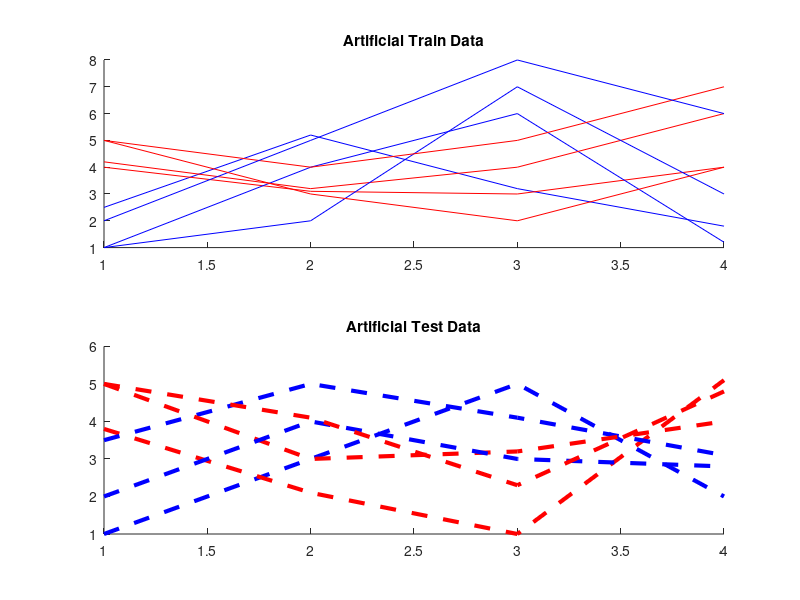
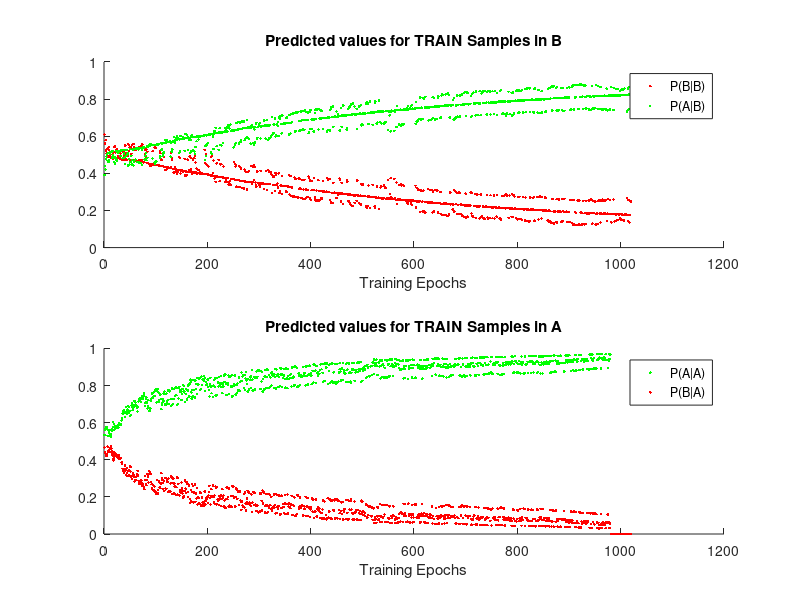
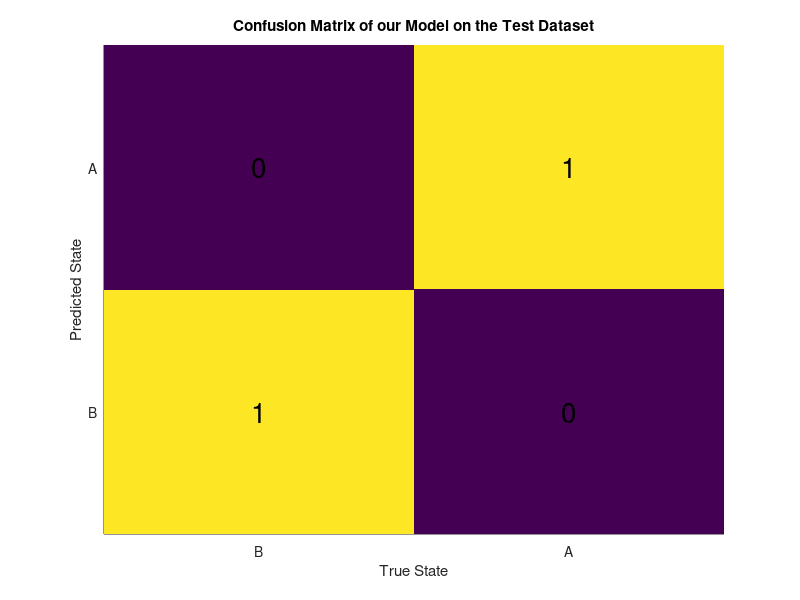

Write MATLAB code to recreate these figures, in order.
% THE ULTIMATE NEURAL NETWORK OPTIMZATION by Vlad
clear all

%% Hyperparameters

    %%% Architecture
NbClasses = 2; % Generally the same as the dim of last layer but not necessarily

%%%% GOOD ONES:
LayerDimensions = [4,3,2]; % From input layer to output layer (SHORTEST/SMALLEST to perfect work for artificial data)
LayerActivations = [0,1,2];

% LayerDimensions = [4,2,4,2]; % From input layer to output layer
% LayerActivations = [0,1,1,2];

% LayerDimensions = [4,3,2,3,2]; % From input layer to output layer (SMALLEST BOTTLENECK (2-node layer here) for perfect work for artificial data)
% LayerActivations = [0,1,1,1,2];
%%%%%%%%%%%
% LayerActivations::: 0 : No Activation / 1 : ReLU / 2 : Softmax / (3 : ELU to implement later)

    %%% Initialisation
wInitCoeff = 0.1; %(generally 1/order of max layer in base 10 is good, actually making different wInitCoeff foer different dimensions is good)

    %%% Learning
learnRate = 0.2;
NbEpochs = 2000; 


%% Initialisation

NbLayers = length(LayerDimensions);

[LayerList,WeightList,BiasList] = deal({});

for i = 1:NbLayers
    LayerList{i} = zeros(LayerDimensions(i),1);
end

for i = 1:NbLayers-1
   WeightList{i} =  (rand(LayerDimensions(i),LayerDimensions(i+1)) -0.5)*wInitCoeff; % Random Initial Weights
   BiasList{i} = ones(LayerDimensions(i+1),1);
end
% WeightList{1}; % Check

%% Data Pipeline
disp('START Loading Data ...')


%% Artificial Data INIT
TrainDataClass = {};
TestDataClass = {};

% insert Artificial data for maintenance (CONVEX vs CONCAVE)
a = [1,2,3];
TrainDataClass{1} = [[2.5,5.2,3.2,1.8];[1,4,6,1.2];[1,2,7,3];[2,5,8,6]]';
TrainDataClass{2} = [[4,3.1,3,4];[4.2,3.2,4,6];[5,4,5,7];[5,3,2,4]]';

TestDataClass{1} = [[1,3,5,2];[3.5,5,4.1,3.1];[2,4,3,2.8]]';
TestDataClass{2} = [[3.8,2.1,1,5.1];[5,3,3.2,4];[5,4.1,2.3,4.8]]';
%

TrainDataClass{1,2}(:,1);
figure; hold on
for k = 1:length(TrainDataClass{2}(1,:))
subplot(2,1,1); hold on
    plot(TrainDataClass{1}(:,k),'b-') % '-' TRAIN DATA
    plot(TrainDataClass{2}(:,k),'r-')
    title('Artificial Train Data')
end

for k = 1:length(TestDataClass{2}(1,:))
subplot(2,1,2); hold on
    plot(TestDataClass{1}(:,k),'b--','LineWidth',3) % '--' means TEST DATA
    plot(TestDataClass{2}(:,k),'r--','LineWidth',3)
    title('Artificial Test Data')
end
%% LEARNING
disp('START Learning ...')

OutputCount = zeros(1,LayerDimensions(length(LayerDimensions)));
for u = 1:NbEpochs

% Initialise empty weights & bias gradients
WeightGradientList = {};
BiasGradientList = {};
for i = 1:NbLayers-1
   WeightGradientList{i} =  zeros(LayerDimensions(i),LayerDimensions(i+1));
   BiasGradientList{i} = zeros(LayerDimensions(i+1),1);
end 


% Pick random samples (all classes with (almost) equiprobability)
nbSample = 1; % Not used actually

randPickedClass = fix(rand(1)*NbClasses)+1; % Pre-pick the class/target with uniform probability
randPickedIndex = fix(rand(1)*length(TrainDataClass{randPickedClass}(1,:)))+1; % Pick an index withing the pre-picked class
pickedDat = TrainDataClass{randPickedClass}(:,randPickedIndex); % Get the data tuple from the pre-picked class as the training sample


trueIndx = randPickedClass;
target = zeros(LayerDimensions(NbLayers),1); 
target(trueIndx) = 1; % Make 1-hot/1-k encoding vector for the target

% FORWARD PROPAGATION
LayerList{1}  = pickedDat' ; % Insert the picked data tuple into the Input Layer
dActList = {}; % Stock of derivatives of activation functions

for afk = 2:NbLayers
    
%%% Forw Propagation
    LayerList{afk} = LayerList{afk-1}*WeightList{afk-1} + BiasList{afk-1}';
   
%%% Activation
    if LayerActivations(afk) == 1 % ReLU
        LayerList{afk} = arrayfun(@(x) max(x,0),LayerList{afk}); % ReLU Activation    
    elseif LayerActivations(afk) == 2 % SoftMax
        LayerList{afk} = arrayfun(@(x) exp(x),LayerList{afk}); % Softmax Activation 1/2
        LayerList{afk} = LayerList{afk} ./sum(LayerList{afk}); % Softmax Activation 2/2     
    else 
                'Problem with activation functions parameters'
    end
end

% Compute Activation Derivatives
dActList{1} = ones(1,LayerDimensions(1)); % Stock of derivatives of activation functions
for afk = 2:NbLayers
    if LayerActivations(afk) == 1 % ReLU        
        dActList{afk} = ones(1,LayerDimensions(afk)); % ReLU derivative 1/2
        dActList{afk}(LayerList{afk} == 0) = 0; % ReLU Derivative 2/2       
    elseif LayerActivations(afk) == 2 % SoftMax       
        dActList{afk} = ones(1,LayerDimensions(afk)); % Assuming that we minimize the Cross-entropy function
    else 
                'Problem with activation functions parameters'
    end
end

% Recording stuff
OutputCount(trueIndx) = OutputCount(trueIndx) + 1;
OutputRecord(OutputCount(trueIndx),:,trueIndx) = LayerList{NbLayers};

 
%%%% Backpropagation
% Get the derivatives
dErr = (LayerList{NbLayers}' - target); % dE/dy 
[maxVal maxIndx] = max(abs(LayerList{NbLayers}));

if  max(abs(dErr)) > 0.01 %% Backpropagate only if wrong
% maxIndx ~= trueIndx ||
       
% Bias and Weight Gradients
theBest = sort(1:NbLayers-2,'descend');
BiasGradientList{NbLayers-1} = dErr.*dActList{NbLayers}' ;
WeightGradientList{NbLayers-1} = (BiasGradientList{NbLayers-1}*LayerList{NbLayers-1})';
for kcl = theBest      
    BiasGradientList{kcl} = WeightList{kcl+1}*BiasGradientList{kcl+1}.*dActList{kcl+1}' ;
    WeightGradientList{kcl} = (BiasGradientList{kcl}*LayerList{kcl})';
end

for kcl = theBest % WEIGHTS UPDATE
    WeightList{kcl} =WeightList{kcl} -learnRate*WeightGradientList{kcl};
    BiasList{kcl} = BiasList{kcl} - learnRate*BiasGradientList{kcl};
end

end % END {if (wrong) then backpropagate}
end % END random iteration over train dataset


%% Check Learning
figure; hold on
subplot(2,1,1); hold on
    title('Predicted values for TRAIN Samples in B')
    plot(OutputRecord(:,2,1),'r.')
    plot(OutputRecord(:,1,1),'g.')
    % xlim([100000 250000])
    legend('P(B|B)','P(A|B)');
    xlabel('Training Epochs')
subplot(2,1,2); hold on
    title('Predicted values for TRAIN Samples in A')
    plot(OutputRecord(:,2,2),'g.')
    plot(OutputRecord(:,1,2),'r.')
    % xlim([100000 250000])
    legend('P(A|A)','P(B|A)');
    xlabel('Training Epochs')



%% TEST
disp('START Testing ...')

record_output = zeros(2,3,2); % Records the output of last layer, per neuron per sample per class.
record_prediction = zeros(3,2); % Records the prediction (index of max value of last layer), per sample per class

for class_id = 1:2
    classwise_test_data = TestDataClass{class_id};
    
for sample_id = 1:size(TestDataClass{class_id},2)
    
    % FORWARD PROPAGATION
    LayerList{1}  = classwise_test_data(:,sample_id)' ; % Insert the picked data tuple into the Input Layer
    dActList = {}; % Stock of derivatives of activation functions

    for afk = 2:NbLayers

    %%% Forw Propagation
        LayerList{afk} = LayerList{afk-1}*WeightList{afk-1} + BiasList{afk-1}';

    %%% Activation
        if LayerActivations(afk) == 1 % ReLU
            LayerList{afk} = arrayfun(@(x) max(x,0),LayerList{afk}); % ReLU Activation    
        elseif LayerActivations(afk) == 2 % SoftMax
            LayerList{afk} = arrayfun(@(x) exp(x),LayerList{afk}); % Softmax Activation 1/2
            LayerList{afk} = LayerList{afk} ./sum(LayerList{afk}); % Softmax Activation 2/2     
        else 
                    'Problem with activation functions parameters'
        end
    end
    record_output(:,sample_id,class_id) = LayerList{NbLayers};
    [maxVal,maxPos] = max(LayerList{NbLayers});
    record_prediction(sample_id,class_id) = maxPos;
end
end

%% Check Test Samples (Confusion Matrix)

confusion_mat = zeros(NbClasses);

for true_class_id = 1:NbClasses
    for prediction_id = 1:length(record_prediction(:,true_class_id))
        predicted_class = record_prediction(prediction_id,true_class_id);
        confusion_mat(true_class_id,predicted_class) = confusion_mat(true_class_id,predicted_class) + 1;
    end
    confusion_mat(true_class_id,:) = confusion_mat(true_class_id,:)./sum(confusion_mat(true_class_id,:)); % Normalize the line
end
figure; hold on
    title('Confusion Matrix of our Model on the Test Dataset')
    imagesc(confusion_mat)

    x = repmat(1:NbClasses,NbClasses,1); % generate x-coordinates
    y = x'; % generate y-coordinates
    t = cellfun(@num2str, num2cell(confusion_mat), 'UniformOutput', false); % convert to string
    text(x(:), y(:), t, 'HorizontalAlignment', 'Center','FontSize',20)
    
    xlabel('True State')
    xticks([1,2])
    xticklabels({'B','A'})
    yticks([1,2])
    yticklabels({'B','A'})
    ylabel('Predicted State') % Maybe x/y axis are messed up here could not bother checking

